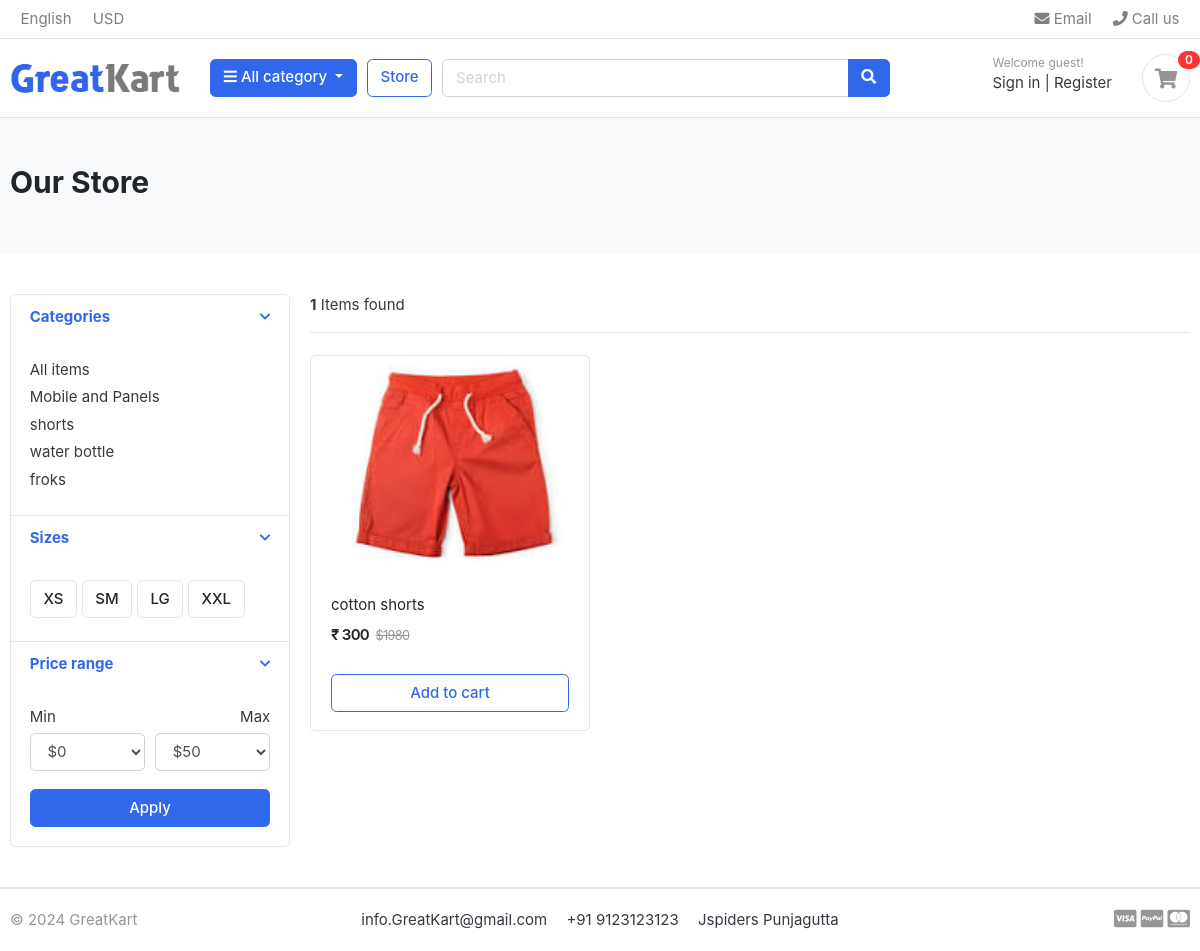
/store/shorts/, run on the app's committed database.
### category/models.py (models this page shows, shortened)
class Category(models.Model):
    category_name=models.CharField(max_length=25)
    slug=models.SlugField(max_length=100,unique=True)
    description=models.TextField(max_length=255,blank=True)
    cat_image=models.ImageField(upload_to='photos/categories',blank=True)

### store/models.py (models this page shows, shortened)
class Product(models.Model):
    product_name=models.CharField(max_length=100,unique=True)
    slug=models.SlugField(max_length=100,unique=True)
    description=models.TextField(max_length=500,blank=True)
    price=models.IntegerField()
    images=models.ImageField(upload_to='photos/products')
    stock=models.IntegerField()
    is_avaiable=models.BooleanField(default=True)
    category=models.ForeignKey(Category,on_delete=models.CASCADE)
    created_date=models.DateTimeField(auto_now_add=True)
    modified_date=models.DateTimeField(auto_now_add=True)

### store/views.py (the view, shortened to what this page needs)
# urls.py: path('store/',include('store.urls')),
def  store(request,category_slug=None):
    categories=None
    allproducts=None
    if category_slug!=None:
        categories=get_object_or_404(Category,slug=category_slug)
        allproducts=Product.objects.filter(category=categories,is_avaiable=True)
        pagination=Paginator(allproducts,3)
        page=request.GET.get('page')
        page_data=pagination.get_page(page)
        print(page_data.number)
        product_count=allproducts.count()
    data={'data':page_data,'product_count':product_count}
    return render(request,'store.html',data)

### cart/context_processors.py (called while the page is built)
def getItems(request):
    count=0
    try:
        cart=Cart.objects.get(cart_id=get_cart_id(request))
        cart_items=Cart_items.objects.all().filter(cart=cart)
        for i in cart_items:
            count+=i.quantity
    except Cart.DoesNotExist:
        count=0
    return dict(cartcount=count)

### cart/views.py (called while the page is built)
def get_cart_id(request):
    cart_id=request.session.session_key
    if not cart_id:
        cart_id=request.session.create()
    return cart_id

### category/context_processors.py (called while the page is built)
def dropdown(request):
    dropdowndata=Category.objects.all()
    return dict(dropdown=dropdowndata)

### template/store.html (shortened to what this page needs)
{% extends "base.html" %}
{% load static %}
{% block content %}
<section class="section-pagetop bg">
<div class="container">
	<h2 class="title-page">Our Store</h2>
</div>
</section>
<section class="section-content padding-y">
<div class="container">
<div class="row">
	<aside class="col-md-3">
<div class="card">
	<article class="filter-group">
		<header class="card-header">
			<a href="#" data-toggle="collapse" data-target="#collapse_1" aria-expanded="true" class="">
				<i class="icon-control fa fa-chevron-down"></i>
				<h6 class="title">Categories</h6>
			</a>
		</header>
		<div class="filter-content collapse show" id="collapse_1" >
			<div class="card-body">
				<ul class="list-menu">
				<li><a href="{% url 'store:store' %}">All items</a></li>
				{% for i in dropdown  %}
				<li><a href="{% url 'store:store' i.slug %}">{{ i.category_name }}</a></li>
				{% endfor %}
				</ul>
			</div>
		</div>
	</article>
	<article class="filter-group">
		<header class="card-header">
			<a href="#" data-toggle="collapse" data-target="#collapse_4" aria-expanded="true" class="">
				<i class="icon-control fa fa-chevron-down"></i>
				<h6 class="title">Sizes </h6>
			</a>
		</header>
		<div class="filter-content collapse show" id="collapse_4" >
			<div class="card-body">
			  <label class="checkbox-btn">
			    <span class="btn btn-light"> XS </span>
			  </label>
			  <label class="checkbox-btn">
			    <span class="btn btn-light"> SM </span>
			  </label>
			  <label class="checkbox-btn">
			    <span class="btn btn-light"> LG </span>
			  </label>
			  <label class="checkbox-btn">
			    <span class="btn btn-light"> XXL </span>
			  </label>
		</div>
		</div>
	</article>
	<article class="filter-group">
		<header class="card-header">
			<a href="#" data-toggle="collapse" data-target="#collapse_3" aria-expanded="true" class="">
				<i class="icon-control fa fa-chevron-down"></i>
				<h6 class="title">Price range </h6>
			</a>
		</header>
		<div class="filter-content collapse show" id="collapse_3" >
			<div class="card-body">
				<div class="form-row">
				<div class="form-group col-md-6">
				  <label>Min</label>
				  	<select class="mr-2 form-control">
						<option value="0">$0</option>
					</select>
				</div>
				<div class="form-group text-right col-md-6">
				  <label>Max</label>
				  	<select class="mr-2 form-control">
						<option value="50">$50</option>
					</select>
				</div>
				</div>
				<button class="btn btn-block btn-primary">Apply</button>
			</div>
		</div>
	</article>
</div>
	</aside>
	<main class="col-md-9">
<header class="border-bottom mb-4 pb-3">
		<div class="form-inline">
			<span class="mr-md-auto"><b>{{ product_count }}</b> Items found </span>
		</div>
</header>
<div class="row">
	{% for i in data  %}
	<div class="col-md-4">
		<figure class="card card-product-grid">
			<div class="img-wrap">
				<img src="{{ i.images.url }}">
			</div>
			<figcaption class="info-wrap">
				<div class="fix-height">
					<a href="{% url 'store:product_details' i.category.slug i.slug %}" class="title">{{ i.product_name }}</a>
					<div class="price-wrap mt-2">
						<span class="price"> ₹ {{ i.price }}</span>
						<del class="price-old">$1980</del>
					</div>
				</div>
				<a href="{% url 'store:product_details' i.category.slug i.slug %}" class="btn btn-block btn-outline-primary">Add to cart </a>
			</figcaption>
		</figure>
	</div>
	{% endfor %}
</div>
	</main>
</div>
</div>
</section>
{% endblock content %}

### static/css/ui.css (style rules this page uses)
html { font-family: "Inter", sans-serif; font-size: 15px; }
.img-wrap { text-align: center; display: block; }
.img-wrap img { max-width: 100%; }
.price-wrap { letter-spacing: -0.7px; }
.padding-y { padding-top: 40px; padding-bottom: 40px; }
figure { margin-bottom: 0; }
article:after, .form-group:after { display: block; clear: both; content: ""; }
.bg { background-color: #f8f9fa; }
.title-page { color: #212529; }
.btn-light { background-color: #fff; border-color: #e4e4e4; }
[class*=list-] li:after { visibility: hidden; display: block; content: ""; overflow: hidden; height: 0; clear: both; }
.list-menu { list-style: none; margin: 0; padding-left: 0; }
.list-menu li { margin-bottom: 5px; }
.list-menu a { color: #343a40; }
[class*=card-product] a.title { color: #212529; display: block; }
[class*=card-product] .img-wrap { overflow: hidden; position: relative; }
[class*=card-product] .img-wrap img { height: 100%; max-width: 100%; width: auto; display: inline-block; -o-object-fit: cover; object-fit: cover; }
.card-product-grid { margin-bottom: 20px; }
.card-product-grid .img-wrap { border-radius: 0.2rem 0.2rem 0 0; height: 220px; }
.card-product-grid .info-wrap { overflow: hidden; padding: 18px 20px; }
.card-product-grid .fix-height { height: 80px; overflow: hidden; }
.card .img-wrap { overflow: hidden; }
.price { font-weight: 600; color: #212529; }
.price-old { color: #969696; margin-left: 3px; font-size: 85%; }
.icon-control { margin-top: 5px; float: right; font-size: 80%; }
.card-header .title { margin-bottom: 0; line-height: 1.5; }
.filter-group { border-bottom: 1px solid #e4e4e4; }
.filter-group .card-header { border-bottom: 0; }
.filter-group:last-child { border-bottom: 0; }
.checkbox-btn { position: relative; }
.section-pagetop { padding: 45px 0; }

### data on the page
Category: category_name "Mobile and Panels"
Category: category_name "shorts"
Category: category_name "water bottle"
Category: category_name "froks"
Product: images (picture), product_name "cotton shorts", price "300"

### other printed values
{{ cartcount }} "0"
{{ product_count }} "1"
